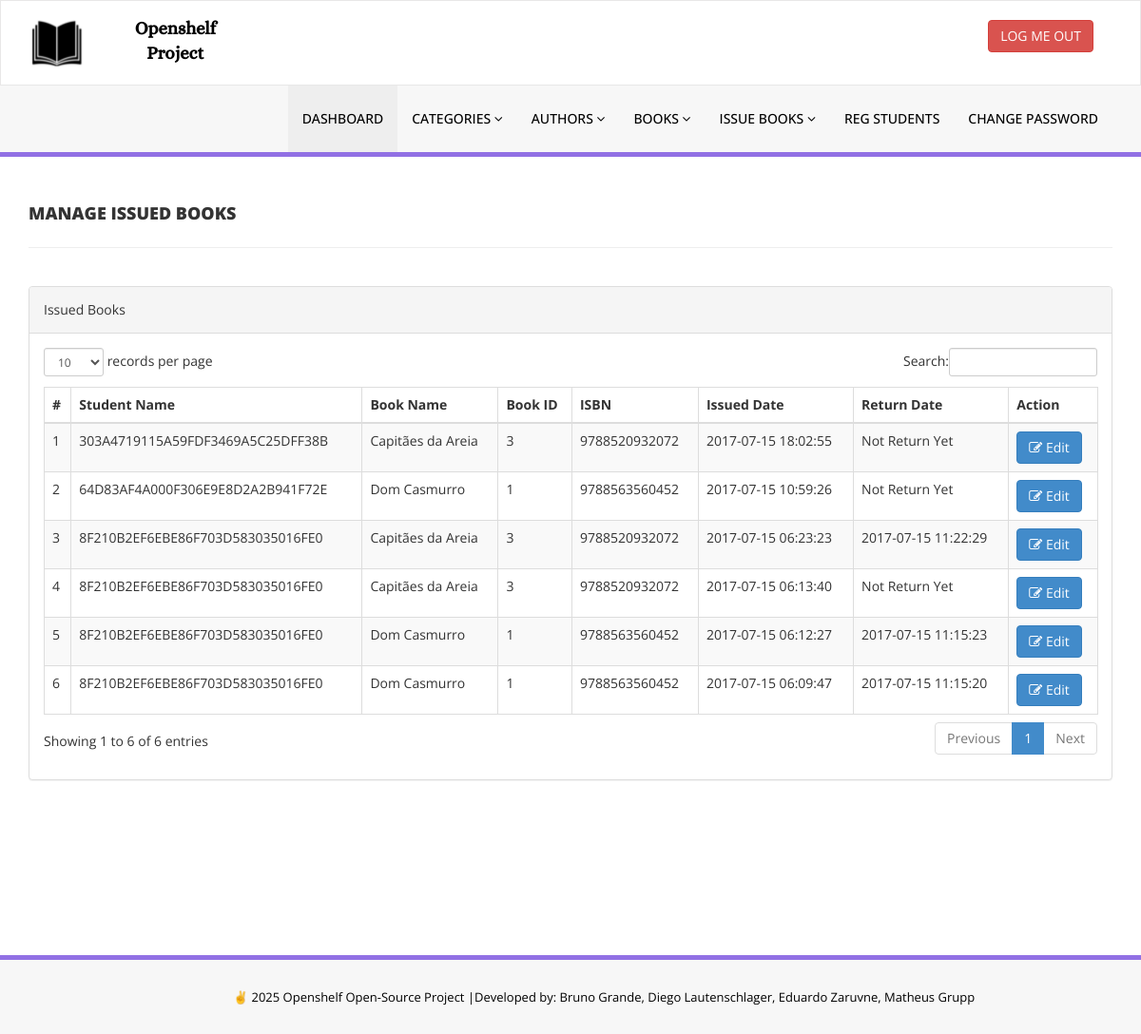
The page /Projeto_Web/site/library/admin/manage-issued-books.php (signed in) on the database its author committed.
### tables this page shows
CREATE TABLE tblissuedbookdetails (
  id INT AUTO_INCREMENT PRIMARY KEY,
  BookId INT,
  StudentID VARCHAR(150),
  IssuesDate TIMESTAMP NULL DEFAULT CURRENT_TIMESTAMP,
  ReturnDate TIMESTAMP NULL DEFAULT NULL ON UPDATE CURRENT_TIMESTAMP,
  RetrunStatus INT,
  fine INT
);

CREATE TABLE tblstudents (
  id INT AUTO_INCREMENT PRIMARY KEY,
  StudentId VARCHAR(100) UNIQUE,
  FullName TEXT,
  EmailId TEXT,
  MobileNumber TEXT,
  Password TEXT,
  Status INT,
  RegDate TIMESTAMP NULL DEFAULT CURRENT_TIMESTAMP,
  UpdationDate TIMESTAMP DEFAULT CURRENT_TIMESTAMP ON UPDATE CURRENT_TIMESTAMP
);

CREATE TABLE tblbooks (
  id INT AUTO_INCREMENT PRIMARY KEY,
  CatId INT,
  CommentId INT,
  PublisherId INT,
  BookName VARCHAR(255),
  Description VARCHAR(255),
  QuantityTotal INT NOT NULL,
  QuantityLeft INT NOT NULL,
  AuthorId INT,
  ISBNNumber BIGINT,
  BookPrice DECIMAL(10,2),
  RegDate TIMESTAMP NULL DEFAULT CURRENT_TIMESTAMP,
  UpdationDate TIMESTAMP DEFAULT CURRENT_TIMESTAMP ON UPDATE CURRENT_TIMESTAMP
);

### Projeto_Web/site/library/admin/manage-issued-books.php (the view, shortened to what this page needs)
<?php
include '../includes/config.php';
if(strlen($_SESSION['alogin'])==0)
    {
header('location:index.php');
}
else{
    ?>
<!DOCTYPE html>
<html xmlns="http://www.w3.org/1999/xhtml">
<head>
    <link href="assets/css/bootstrap.css" rel="stylesheet" />
    <link href="assets/css/font-awesome.css" rel="stylesheet" />
    <link href="assets/js/dataTables/dataTables.bootstrap.css" rel="stylesheet" />
    <link href="assets/css/style.css" rel="stylesheet" />
</head>
<body>
<?php include('includes/header.php');?>
    <div class="content-wrapper">
         <div class="container">
        <div class="row pad-botm">
            <div class="col-md-12">
                <h4 class="header-line">Manage Issued Books</h4>
    </div>
     <div class="row">
</div>
        </div>
            <div class="row">
                <div class="col-md-12">
                    <div class="panel panel-default">
                        <div class="panel-heading">
                          Issued Books
                        </div>
                        <div class="panel-body">
                            <div class="table-responsive">
                                <table class="table table-striped table-bordered table-hover" id="dataTables-example">
                                    <thead>
                                        <tr>
                                            <th>#</th>
                                            <th>Student Name</th>
                                            <th>Book Name</th>
                                            <th>Book ID</th>
                                            <th>ISBN </th>
                                            <th>Issued Date</th>
                                            <th>Return Date</th>
                                            <th>Action</th>
                                        </tr>
                                    </thead>
                                    <tbody>
<?php
$sql = "SELECT tblstudents.FullName,tblbooks.BookName,tblbooks.ISBNNumber,tblissuedbookdetails.IssuesDate,tblissuedbookdetails.ReturnDate,tblissuedbookdetails.id as rid,tblbooks.id as bookid from  tblissuedbookdetails join tblstudents on tblstudents.StudentId=tblissuedbookdetails.StudentId join tblbooks on tblbooks.id=tblissuedbookdetails.BookId order by tblissuedbookdetails.id desc";
$query = $dbh -> prepare($sql);
$query->execute();
$results=$query->fetchAll(PDO::FETCH_OBJ);
$cnt=1;
if($query->rowCount() > 0)
{
foreach($results as $result)
{               ?>
                                        <tr class="odd gradeX">
                                            <td class="center"><?php echo htmlentities($cnt);?></td>
                                            <td class="center"><?php echo htmlentities($result->FullName);?></td>
                                            <td class="center"><?php echo htmlentities($result->BookName);?></td>
                                            <td class="center"><?php echo htmlentities($result->bookid);?></td>
                                            <td class="center"><?php echo htmlentities($result->ISBNNumber);?></td>
                                            <td class="center"><?php echo htmlentities($result->IssuesDate);?></td>
                                            <td class="center"><?php if($result->ReturnDate=="")
                                            {
                                                echo htmlentities("Not Return Yet");
                                            } else {
                                            echo htmlentities($result->ReturnDate);
}
                                            ?></td>
                                            <td class="center">
                                            <a href="update-issue-bookdeails.php?rid=<?php echo htmlentities($result->rid);?>&bookid=<?php echo htmlentities($result->bookid);?>"><button class="btn btn-primary"><i class="fa fa-edit "></i> Edit</button>
                                            </td>
                                        </tr>
 <?php $cnt=$cnt+1;}} ?>
                                    </tbody>
                                </table>
                            </div>
                        </div>
                    </div>
                </div>
            </div>
    </div>
    </div>
  <?php include('includes/footer.php');?>
</body>
</html>
<?php } ?>

### Projeto_Web/site/library/admin/includes/header.php (shortened to what this page needs)
<div class="navbar navbar-inverse set-radius-zero" >
        <div class="container">
            <div class="navbar-header">
                <a class="navbar-brand">
                    <img src="assets/img/logo.png" />
                </a>
            </div>
            <div class="right-div">
                <a href="logout.php" class="btn btn-danger pull-right">LOG ME OUT</a>
            </div>
        </div>
    </div>
    <section class="menu-section">
        <div class="container">
            <div class="row ">
                <div class="col-md-12">
                    <div class="navbar-collapse collapse ">
                        <ul id="menu-top" class="nav navbar-nav navbar-right">
                            <li><a href="dashboard.php" class="menu-top-active">DASHBOARD</a></li>
                            <li>
                                <a href="#" class="dropdown-toggle" id="ddlmenuItem" data-toggle="dropdown"> Categories <i class="fa fa-angle-down"></i></a>
                            </li>
                            <li>
                                <a href="#" class="dropdown-toggle" id="ddlmenuItem" data-toggle="dropdown"> Authors <i class="fa fa-angle-down"></i></a>
                            </li>
                            <li>
                                <a href="#" class="dropdown-toggle" id="ddlmenuItem" data-toggle="dropdown"> Books <i class="fa fa-angle-down"></i></a>
                            </li>
                            <li>
                                <a href="#" class="dropdown-toggle" id="ddlmenuItem" data-toggle="dropdown"> Issue Books <i class="fa fa-angle-down"></i></a>
                            </li>
                            <li><a href="reg-students.php">Reg Students</a></li>
                            <li><a href="change-password.php">Change Password</a></li>
                        </ul>
                    </div>
                </div>
            </div>
        </div>
    </section>

### Projeto_Web/site/library/admin/includes/footer.php
<section class="footer-section">
        <div class="container">
            <div class="row">
                <div class="col-md-12"  style="align-content: center; display: flex; justify-content: center">
                &#9996; 2025 Openshelf Open-Source Project |<a href="https://github.com/DiegoASCW/dev_sec_ops_library_project" target="_blank"  > Developed by: Bruno Grande, Diego Lautenschlager, Eduardo Zaruvne, Matheus Grupp</a>
                </div>
            </div>
        </div>
    </section>

### Projeto_Web/site/library/admin/assets/css/style.css (style rules this page uses)
.set-radius-zero { border-radius:0px; -moz-border-radius:0px; -webkit-border-radius:0px; }
.content-wrapper { margin-top: 40px; min-height:800px; padding-bottom:90px; }
.header-line { font-weight:900; padding-bottom:25px; border-bottom:1px solid #eeeeee; text-transform:uppercase; }
.pad-botm { padding-bottom:30px; }
.right-div { float: right; padding: 20px; }
#menu-top a { color:#000; text-decoration:none; font-weight:500; padding: 25px 15px 25px 15px; text-transform:uppercase; }
.menu-section { background-color: #f7f7f7; border-bottom:5px solid #9170E4; width:100% }
.menu-top-active { background-color:#eeeeee; }
.navbar-inverse { background-color: #FFF; border-color: rgba(155, 153, 153, 0.23); }
.navbar { min-height: 90px; margin-bottom: 0px; }
.footer-section { padding:25px 50px 25px 50px; color:#000; font-size:13px; background-color: #f7f7f7; text-align:right; border-top:5px solid #9170E4; }
.footer-section a, .footer-section a:hover { color:#000; }

### rows shown on the page
tblissuedbookdetails: tblstudents.FullName "303A4719115A59FDF3469A5C25DFF38B", BookId.BookName "Capitães da Areia", BookId "3", BookId.ISBNNumber "9788520932072", IssuesDate "2017-07-15 18:02:55"
tblissuedbookdetails: tblstudents.FullName "64D83AF4A000F306E9E8D2A2B941F72E", BookId.BookName "Dom Casmurro", BookId "1", BookId.ISBNNumber "9788563560452", IssuesDate "2017-07-15 10:59:26"
tblissuedbookdetails: tblstudents.FullName "8F210B2EF6EBE86F703D583035016FE0", BookId.BookName "Capitães da Areia", BookId "3", BookId.ISBNNumber "9788520932072", IssuesDate "2017-07-15 06:23:23", ReturnDate "2017-07-15 11:22:29"
tblissuedbookdetails: tblstudents.FullName "8F210B2EF6EBE86F703D583035016FE0", BookId.BookName "Capitães da Areia", BookId "3", BookId.ISBNNumber "9788520932072", IssuesDate "2017-07-15 06:13:40"
tblissuedbookdetails: tblstudents.FullName "8F210B2EF6EBE86F703D583035016FE0", BookId.BookName "Dom Casmurro", BookId "1", BookId.ISBNNumber "9788563560452", IssuesDate "2017-07-15 06:12:27", ReturnDate "2017-07-15 11:15:23"
tblissuedbookdetails: tblstudents.FullName "8F210B2EF6EBE86F703D583035016FE0", BookId.BookName "Dom Casmurro", BookId "1", BookId.ISBNNumber "9788563560452", IssuesDate "2017-07-15 06:09:47", ReturnDate "2017-07-15 11:15:20"
